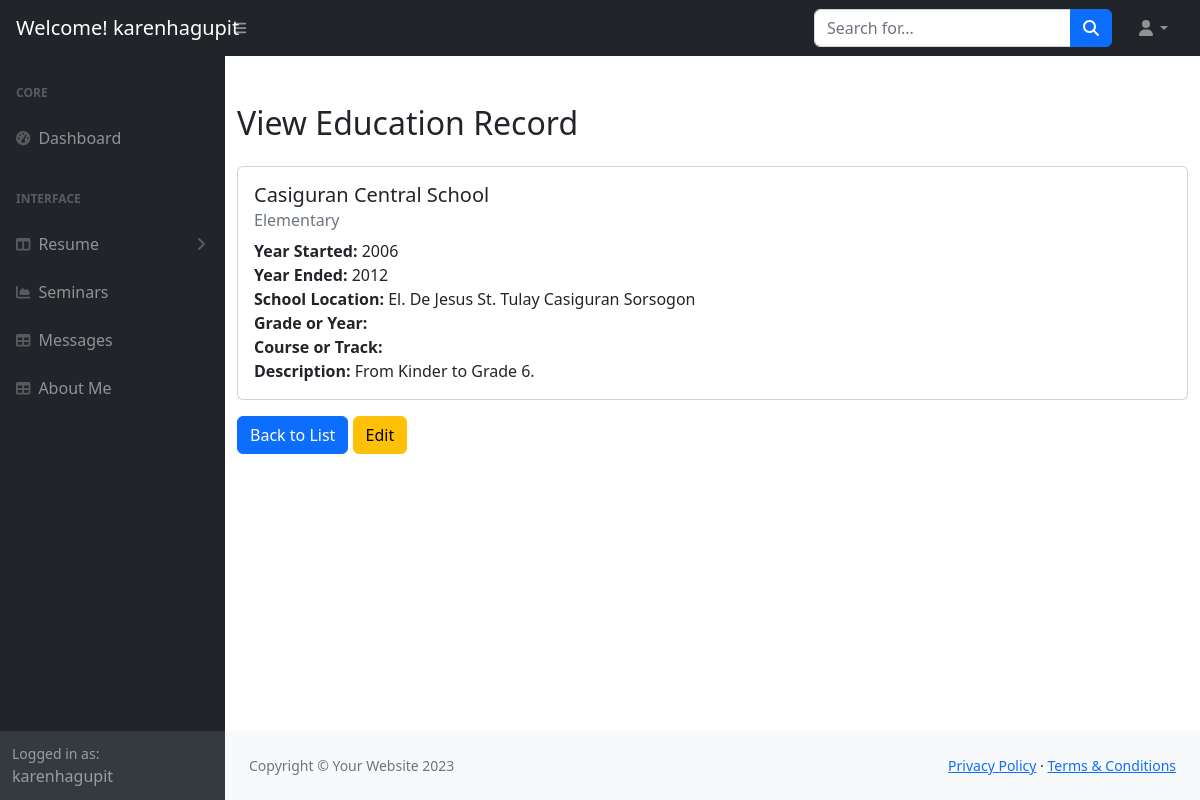
Page /dashboard/dashboard/view_education.php?id=4 (signed in) on the committed database.
### tables this page shows
CREATE TABLE `education` (
  `id` int(11) NOT NULL,
  `year_started` int(11) NOT NULL,
  `year_ended` int(11) DEFAULT NULL,
  `school_name` varchar(255) NOT NULL,
  `school_location` varchar(255) NOT NULL,
  `school_level` enum('Elementary','High School','Senior High School','College') NOT NULL,
  `grade_or_year` varchar(50) DEFAULT NULL,
  `course_or_track` varchar(255) DEFAULT NULL,
  `description` text DEFAULT NULL
);

### dashboard/dashboard/view_education.php (the view, shortened to what this page needs)
<?php
$servername = "localhost";
$username = "u734514591_kenruss";
$password = "RUSSken0617";
$dbname = "u734514591_kenruss";
$conn = new mysqli($servername, $username, $password, $dbname);
if (isset($_GET['id'])) {
    $id = $_GET['id'];
    $sql = "SELECT * FROM education WHERE id = ?";
    $stmt = $conn->prepare($sql);
    $stmt->bind_param("i", $id);
    $stmt->execute();
    $result = $stmt->get_result();
    if ($result->num_rows > 0) {
        $education = $result->fetch_assoc();
    } else {
        echo "No record found";
        exit();
    }
} else {
    echo "Invalid request";
    exit();
}
$username = $_SESSION['user'];
?>
<!DOCTYPE html>
<html lang="en">
    <head>
        <link href="https://cdn.jsdelivr.net/npm/simple-datatables@7.1.2/dist/style.min.css" rel="stylesheet" />
        <link rel="stylesheet" href="https://maxcdn.bootstrapcdn.com/bootstrap/4.5.2/css/bootstrap.min.css">
        <link href="css/styles.css" rel="stylesheet" />
    </head>
    <body class="sb-nav-fixed">
        <nav class="sb-topnav navbar navbar-expand navbar-dark bg-dark">
            <a class="navbar-brand ps-3" href="index.html">Welcome! <?php echo htmlspecialchars($username); ?></h1></a>
            <button class="btn btn-link btn-sm order-1 order-lg-0 me-4 me-lg-0" id="sidebarToggle" href="#!"><i class="fas fa-bars"></i></button>
            <form class="d-none d-md-inline-block form-inline ms-auto me-0 me-md-3 my-2 my-md-0">
                <div class="input-group">
                    <input class="form-control" type="text" placeholder="Search for..." aria-label="Search for..." aria-describedby="btnNavbarSearch" />
                    <button class="btn btn-primary" id="btnNavbarSearch" type="button"><i class="fas fa-search"></i></button>
                </div>
            </form>
            <ul class="navbar-nav ms-auto ms-md-0 me-3 me-lg-4">
                <li class="nav-item dropdown">
                    <a class="nav-link dropdown-toggle" id="navbarDropdown" href="#" role="button" data-bs-toggle="dropdown" aria-expanded="false"><i class="fas fa-user fa-fw"></i></a>
                </li>
            </ul>
        </nav>
        <div id="layoutSidenav">
            <div id="layoutSidenav_nav">
                <nav class="sb-sidenav accordion sb-sidenav-dark" id="sidenavAccordion">
                    <div class="sb-sidenav-menu">
                        <div class="nav">
                            <div class="sb-sidenav-menu-heading">Core</div>
                            <a class="nav-link" href="dashboard.php">
                                <div class="sb-nav-link-icon"><i class="fas fa-tachometer-alt"></i></div>
                                Dashboard
                            </a>
                            <div class="sb-sidenav-menu-heading">Interface</div>
                            <a class="nav-link collapsed" href="#" data-bs-toggle="collapse" data-bs-target="#collapseLayouts" aria-expanded="false" aria-controls="collapseLayouts">
                                <div class="sb-nav-link-icon"><i class="fas fa-columns"></i></div>
                                Resume
                                <div class="sb-sidenav-collapse-arrow"><i class="fas fa-angle-down"></i></div>
                            </a>
                            <a class="nav-link" href="dash_seminar.php">
                                <div class="sb-nav-link-icon"><i class="fas fa-chart-area"></i></div>
                                Seminars
                            </a>
                            <a class="nav-link" href="message.php">
                                <div class="sb-nav-link-icon"><i class="fas fa-table"></i></div>
                                Messages
                            </a>
                            <a class="nav-link" href="dash_about.php">
                                <div class="sb-nav-link-icon"><i class="fas fa-table"></i></div>
                                About Me
                            </a>
                        </div>
                    </div>
                    <div class="sb-sidenav-footer">
                        <div class="small">Logged in as:</div>
                        <?php echo htmlspecialchars($username); ?>
                    </div>
                </nav>
            </div>
            <div id="layoutSidenav_content">
                <main>
                        <div class="container mt-5">
        <h2 class = "mb-4">View Education Record</h2>
        <div class="card">
            <div class="card-body">
                <h5 class="card-title"><?php echo htmlspecialchars($education['school_name']); ?></h5>
                <h6 class="card-subtitle mb-2 text-muted"><?php echo htmlspecialchars($education['school_level']); ?></h6>
                <p class="card-text">
                    <strong>Year Started:</strong> <?php echo htmlspecialchars($education['year_started']); ?><br>
                    <strong>Year Ended:</strong> <?php echo $education['year_ended'] ? htmlspecialchars($education['year_ended']) : 'N/A'; ?><br>
                    <strong>School Location:</strong> <?php echo htmlspecialchars($education['school_location']); ?><br>
                    <strong>Grade or Year:</strong> <?php echo htmlspecialchars($education['grade_or_year']); ?><br>
                    <strong>Course or Track:</strong> <?php echo htmlspecialchars($education['course_or_track']); ?><br>
                    <strong>Description:</strong> <?php echo nl2br(htmlspecialchars($education['description'])); ?>
                </p>
            </div>
        </div>
        <div class="mt-3">
            <a href="dash_education.php" class="btn btn-primary">Back to List</a>
            <a href="edit_education.php?id=<?php echo $education['id']; ?>" class="btn btn-warning">Edit</a>
        </div>
    </div>
                           </main>
                <footer class="py-4 bg-light mt-auto">
                    <div class="container-fluid px-4">
                        <div class="d-flex align-items-center justify-content-between small">
                            <div class="text-muted">Copyright &copy; Your Website 2023</div>
                            <div>
                                <a href="#">Privacy Policy</a>
                                &middot;
                                <a href="#">Terms &amp; Conditions</a>
                            </div>
                        </div>
                    </div>
                </footer>
            </div>
        </div>
    </body>
</html>

### rows in the picture
education: school_name "Casiguran Central School", school_level "Elementary", year_started "2006", year_ended "2012", school_location "El. De Jesus St. Tulay Casiguran Sorsogon", description "From Kinder to Grade 6."

### other values in the picture
$username "karenhagupit"
